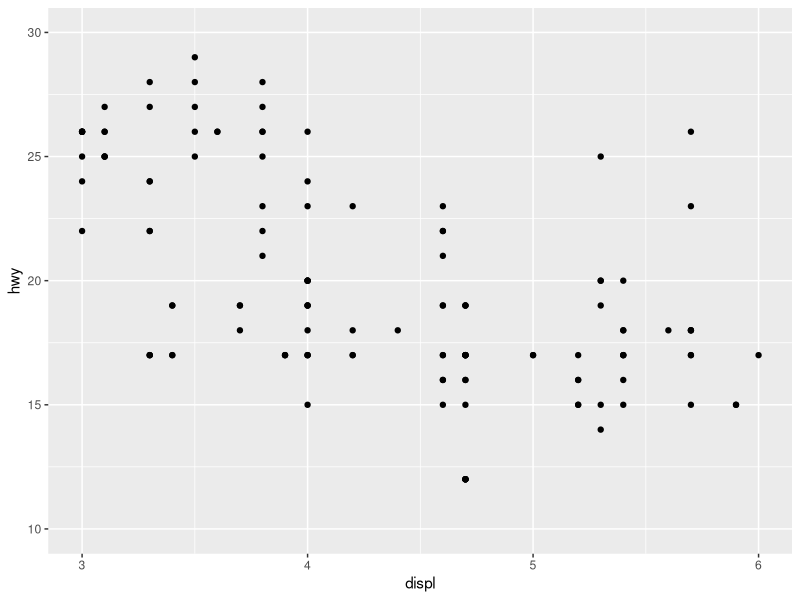
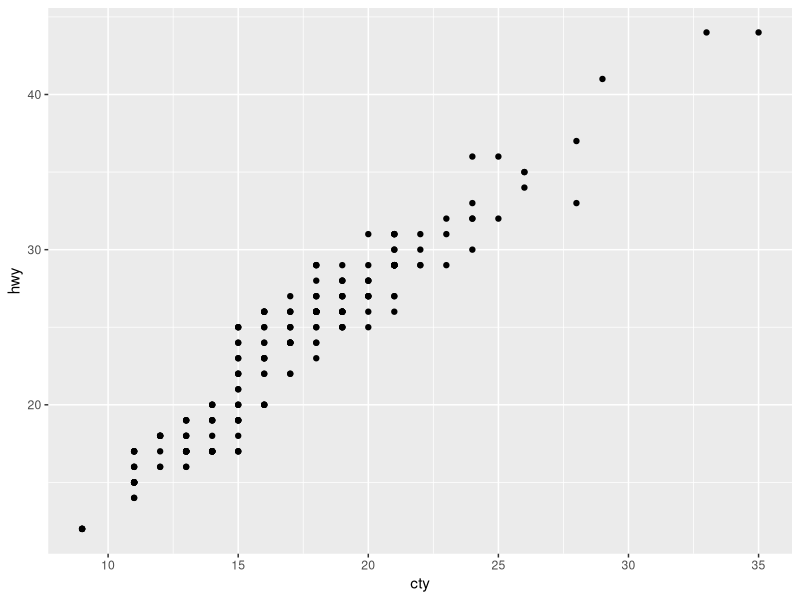
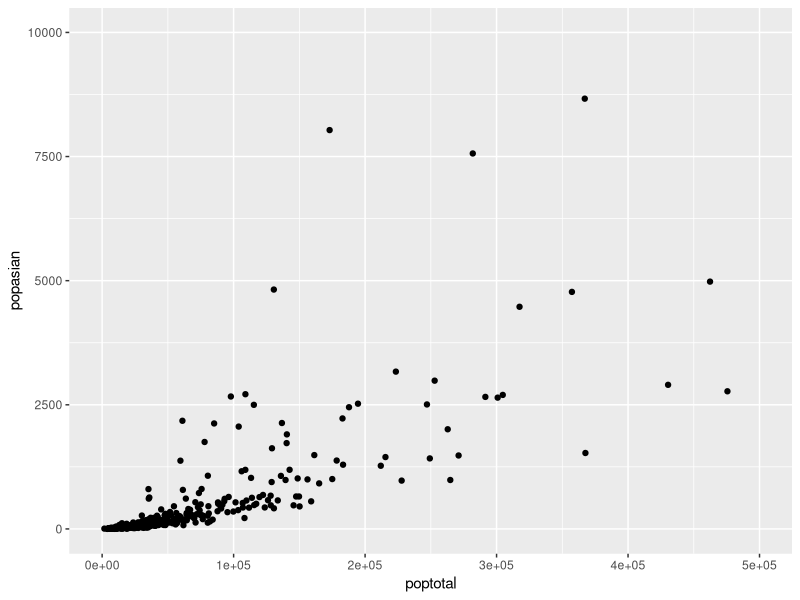

R code for these plots, in order:
library(ggplot2)

ggplot(data = mpg, aes(x = displ, y = hwy)) + # x축 displ, y축 hwy로 지정해 배경 생성
  geom_point() + # 배경에 산점 추가
  xlim(3, 6) + # x축 범위 3~6으로 지정
  ylim(10, 30) # y축 범위 10~30으로 지정

#############################################################################

# Q1
ggplot(data = mpg, aes(x = cty, y = hwy)) + geom_point()
# Q2
ggplot(data = midwest, aes(x = poptotal, y = popasian)) + 
  geom_point() +
  xlim(0, 500000) +
  ylim(0, 10000)

#############################################################################
